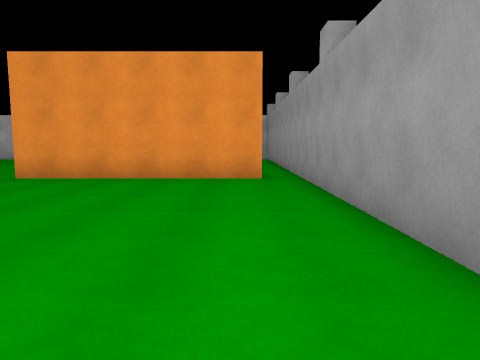
View 1 (above)

18 first-person views from a walk through a scene from a Unity 3-D project. The camera is 1.4 m above the floor, tilts 6° down and sees 70° across. The floor is counted in squares, 2 m on a side. Each view is taken from the middle of a square. On the plan, view 1 faces up. The plan holds only what a view shows up to about 11 squares ahead; the rest is blank. The place goes on beyond the plan. The player is left out.

View 2
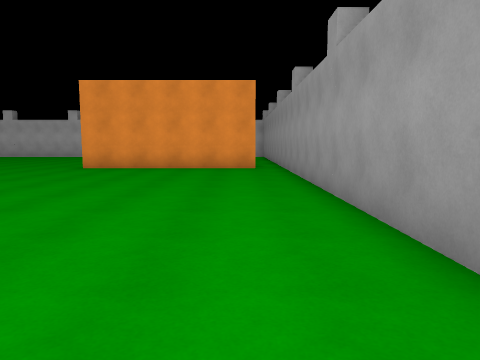

View 3
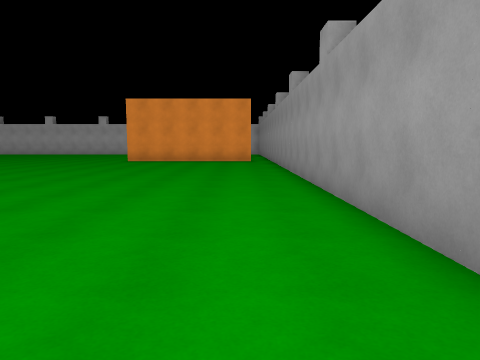

View 4
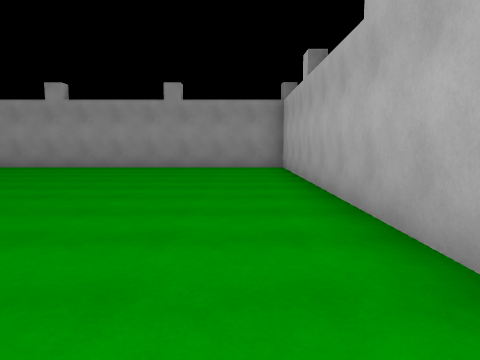

View 5
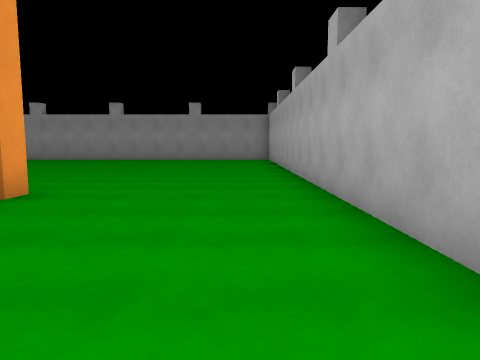

View 6
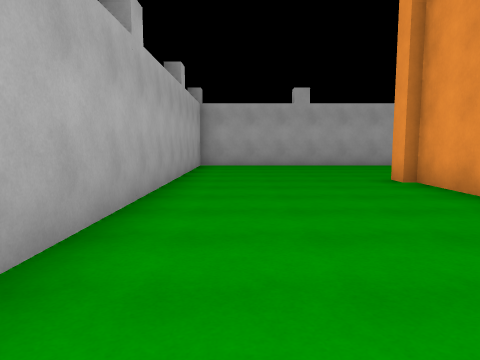

View 7
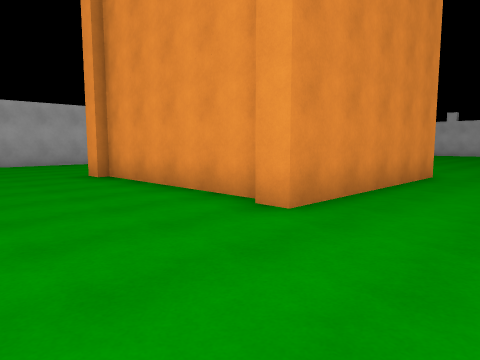

View 8
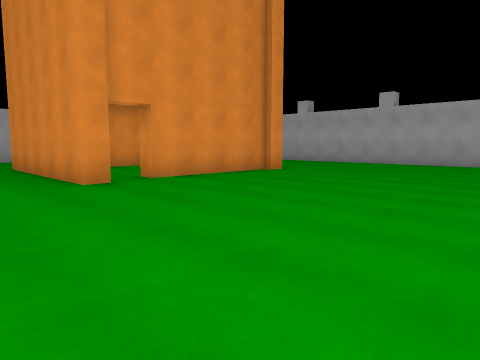

View 9
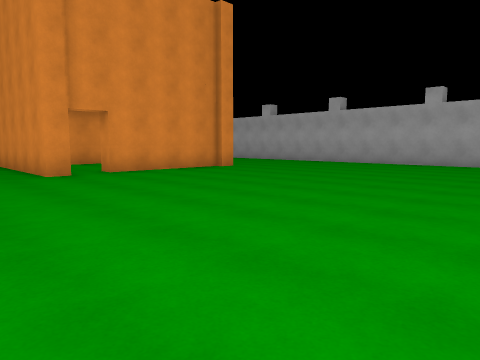

View 10
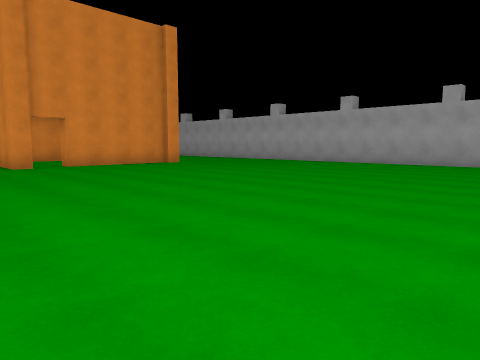

View 11
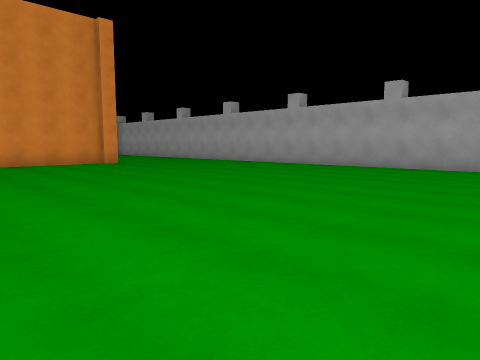

View 12
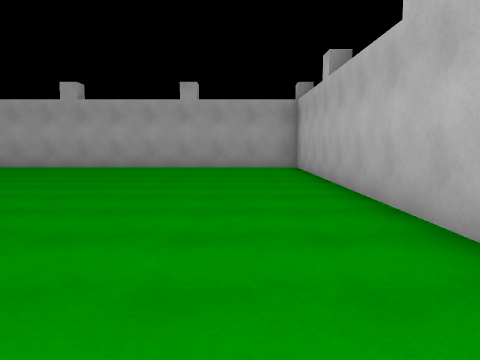

View 13
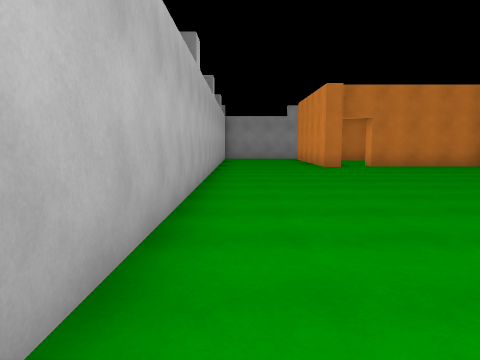

View 14
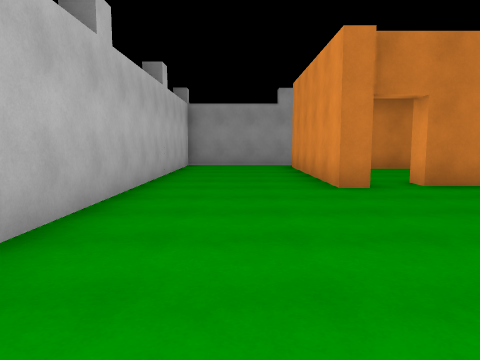

View 15
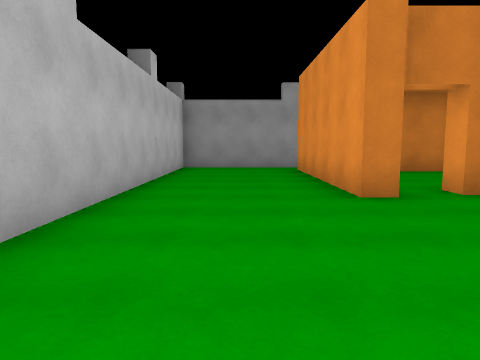

View 16
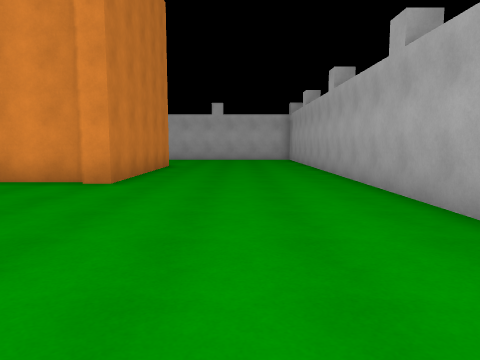

View 17
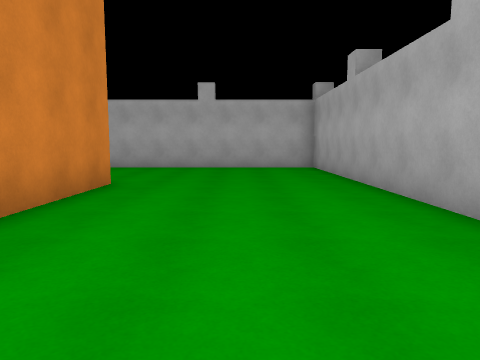

View 18
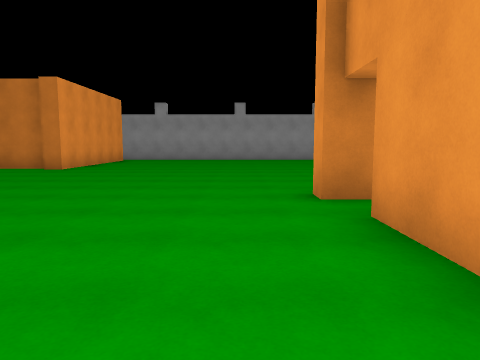

### Floor plan
Key: @ floor where view 1 was taken; # wall or solid block; . floor; H house.
Columns run from 20 left of view 1 to 2 right of it. Each row starts with its distance up from view 1.
 16 #######################
 15 #.....................#
 14 #.....................#
 13 #.....................#
 12 #...............HHHHH.#
 11 #...............H..  .#
 10 #...............H...H.#
  9 #...............H  .H.#
  8 #...............H    .#
  7 #...............HHHHH.#
  6 #.....................#
  5 #.....................#
  4 #.....................#
  3 #.....................#
  2 #.....................#
  1 #....HHHHHH...........#
  0 #....H   HH.. ......@.#
 -1 #....H   .H..  .......#
 -2 #....H  ..H.. ........#
 -3 #....HHHHHH...........#
 -4 #....H....H...........#
 -5 #.....................#
 -6 #.....................#
 -7 #.....................#
 -8 #.....................#
 -9 #######################

Where each view was taken, in squares from view 1:
view 1: 0 up, 0 right, facing up
view 2: 3 down, 0 right, facing up
view 3: 7 down, 0 right, facing up
view 4: 7 down, 9 left, facing right
view 5: 7 down, 14 left, facing right
view 6: 7 down, 8 left, facing left
view 7: 7 down, 7 left, facing up-left
view 8: 7 up, 7 left, facing down-left
view 9: 9 up, 7 left, facing down-left
view 10: 12 up, 7 left, facing down-left
view 11: 13 up, 9 left, facing down-left
view 12: 14 up, 9 left, facing left
view 13: 15 up, 15 left, facing right
view 14: 14 up, 10 left, facing right
view 15: 14 up, 9 left, facing right
view 16: 7 up, 17 left, facing down
view 17: 2 up, 17 left, facing down
view 18: 2 up, 14 left, facing right
